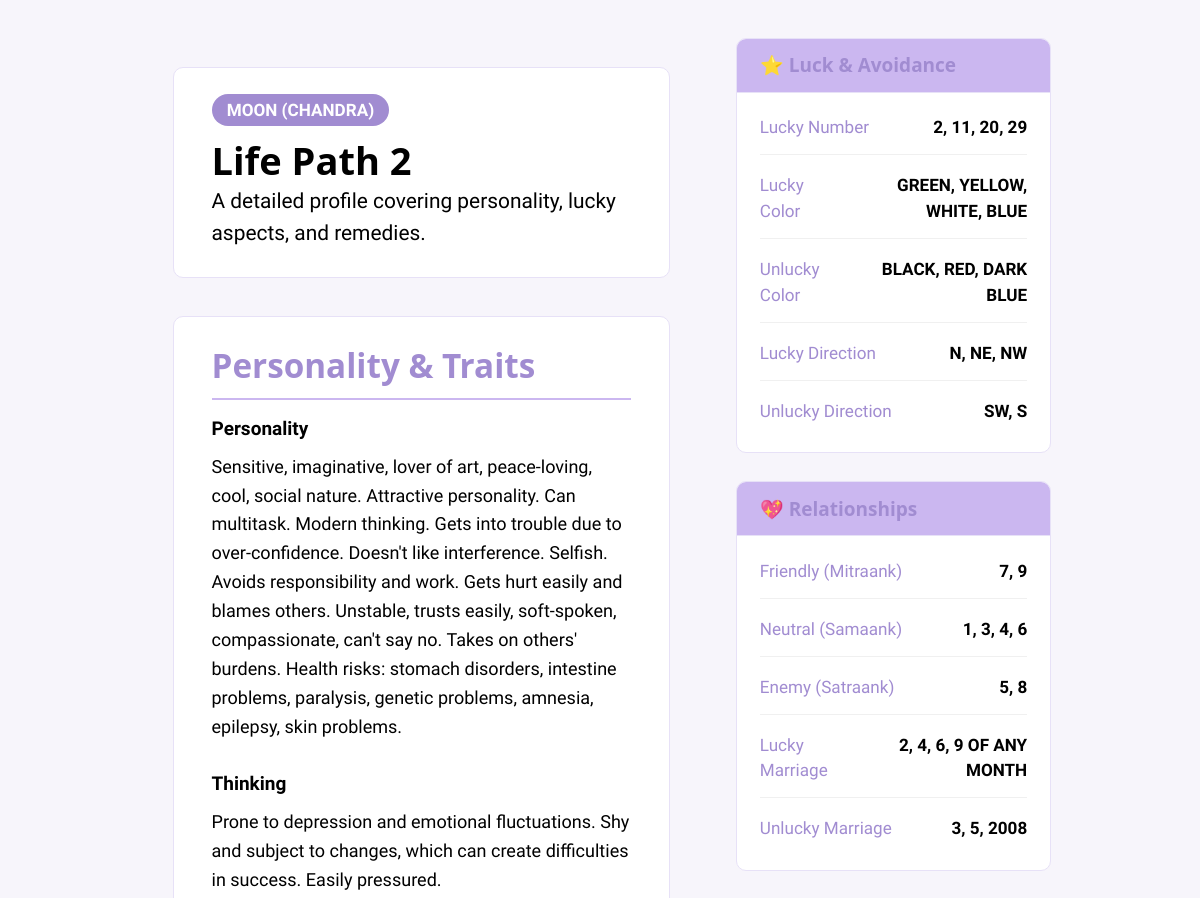
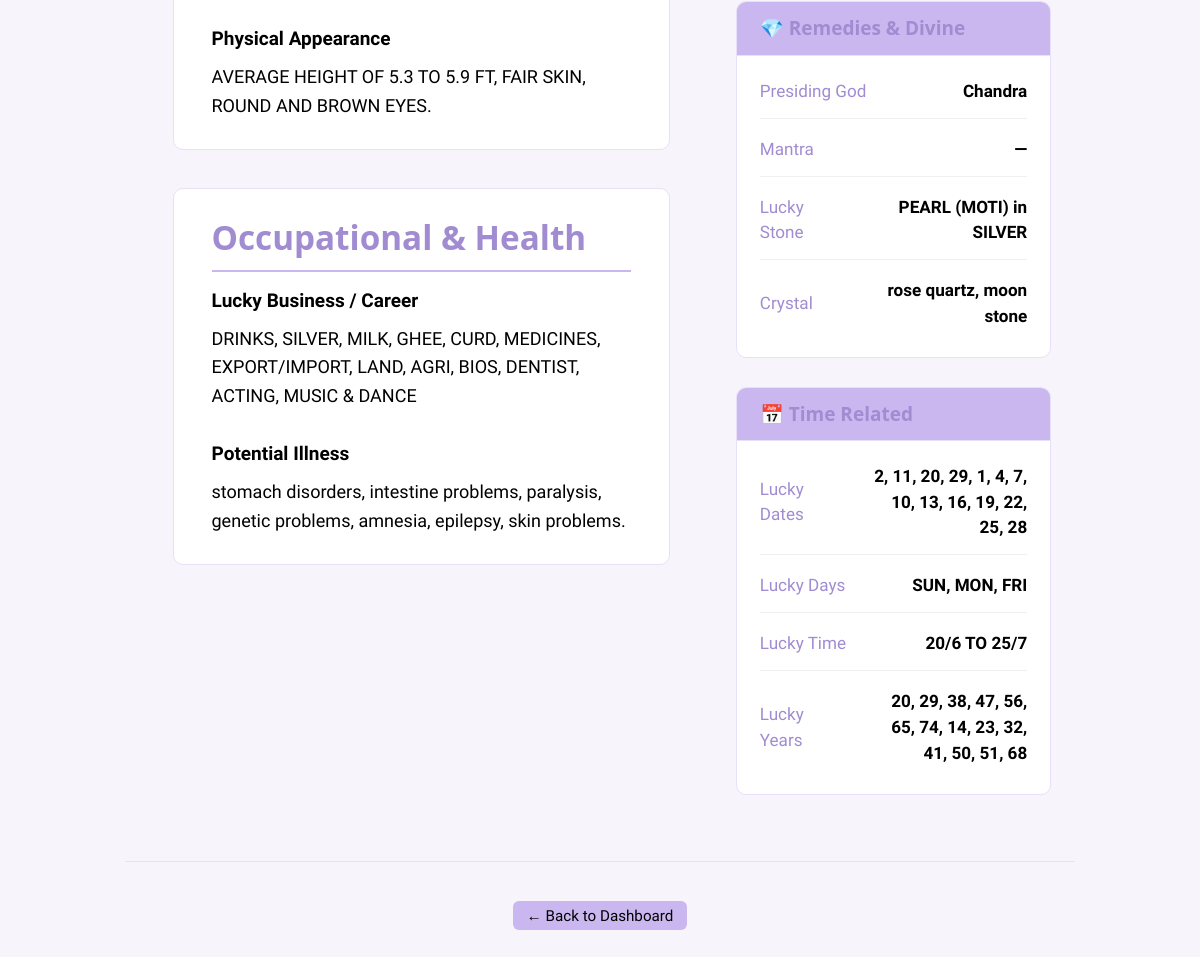
The app's page /numerology/details/life-path/2 (signed in) with its own data (2 pictures, top to bottom).
### numerology_app/models.py (models this page shows)
class LifePath(db.Model):
    __tablename__ = "life_path"
    id = db.Column(db.Integer, primary_key=True)
    number = db.Column(db.String(5), nullable=False, unique=True)
    lucky_date = db.Column(db.String(50))
    lucky_years = db.Column(db.String(100))
    lucky_time = db.Column(db.String(50))
    lucky_days = db.Column(db.String(50))
    lucky_no = db.Column(db.String(10))
    lucky_color = db.Column(db.String(50))
    unlucky_color = db.Column(db.String(50))
    lucky_direction = db.Column(db.String(50))
    unlucky_direction = db.Column(db.String(50))
    lucky_business = db.Column(db.Text)
    lucky_marriage = db.Column(db.Text)
    unlucky_marriage = db.Column(db.Text)
    mitraank = db.Column(db.String(10))
    samaank = db.Column(db.String(10))
    satraank = db.Column(db.String(10))
    personality = db.Column(db.Text)
    height = db.Column(db.String(50))
    thinking = db.Column(db.Text)
    planet = db.Column(db.String(50))
    illness = db.Column(db.Text)
    crystal = db.Column(db.String(50))
    mantra = db.Column(db.String(100))
    stone = db.Column(db.String(50))
    god = db.Column(db.String(50))

### numerology_app/routes/numerology_details.py (the view)
@numerology_details_bp.route("/life-path/<int:number>")
def life_path_detail(number):
    data = LifePath.query.filter_by(number=str(number)).first()
    return render_template("numerology/details/life_path.html", number=number, data=data)

### numerology_app/routes/numerology_details.py (called while the page is built)
@numerology_details_bp.before_request
def require_login():
    if "user" not in session:
        flash("You must be logged in to view this page.", "error")
        return redirect(url_for("auth.login"))

### numerology_app/templates/numerology/details/life_path.html (shortened to what this page needs)
{% extends "base.html" %}
{% block content %}
<div class="profile-container">
  <main class="profile-main">
    <div class="profile-header">
      <span class="planet-badge">{{ data.planet or "Unknown Planet" }}</span>
      <h1>Life Path {{ number }}</h1>
      <p>A detailed profile covering personality, lucky aspects, and remedies.</p>
    </div>
    <section class="profile-section">
      <h2>Personality & Traits</h2>
      <div class="description-block">
        <strong>Personality</strong>
        <p>{{ data.personality or "—" }}</p>
      </div>
      <div class="description-block">
        <strong>Thinking</strong>
        <p>{{ data.thinking or "—" }}</p>
      </div>
       <div class="description-block">
        <strong>Physical Appearance</strong>
        <p>{{ data.height or "—" }}</p>
      </div>
    </section>
    <section class="profile-section">
      <h2>Occupational & Health</h2>
      <div class="description-block">
        <strong>Lucky Business / Career</strong>
        <p>{{ data.lucky_business or "—" }}</p>
      </div>
      <div class="description-block">
        <strong>Potential Illness</strong>
        <p>{{ data.illness or "—" }}</p>
      </div>
    </section>
  </main>
  <aside class="profile-sidebar">
    <div class="sidebar-card">
      <h3>⭐ Luck & Avoidance</h3>
      <ul class="detail-list">
        <li><strong>Lucky Number</strong><span>{{ data.lucky_no or "—" }}</span></li>
        <li><strong>Lucky Color</strong><span>{{ data.lucky_color or "—" }}</span></li>
        <li><strong>Unlucky Color</strong><span>{{ data.unlucky_color or "—" }}</span></li>
        <li><strong>Lucky Direction</strong><span>{{ data.lucky_direction or "—" }}</span></li>
        <li><strong>Unlucky Direction</strong><span>{{ data.unlucky_direction or "—" }}</span></li>
      </ul>
    </div>
    <div class="sidebar-card">
      <h3>💖 Relationships</h3>
      <ul class="detail-list">
        <li><strong>Friendly (Mitraank)</strong><span>{{ data.mitraank or "—" }}</span></li>
        <li><strong>Neutral (Samaank)</strong><span>{{ data.samaank or "—" }}</span></li>
        <li><strong>Enemy (Satraank)</strong><span>{{ data.satraank or "—" }}</span></li>
        <li><strong>Lucky Marriage</strong><span>{{ data.lucky_marriage or "—" }}</span></li>
        <li><strong>Unlucky Marriage</strong><span>{{ data.unlucky_marriage or "—" }}</span></li>
      </ul>
    </div>
    <div class="sidebar-card">
      <h3>💎 Remedies & Divine</h3>
      <ul class="detail-list">
        <li><strong>Presiding God</strong><span>{{ data.god or "—" }}</span></li>
        <li><strong>Mantra</strong><span>{{ data.mantra or "—" }}</span></li>
        <li><strong>Lucky Stone</strong><span>{{ data.stone or "—" }}</span></li>
        <li><strong>Crystal</strong><span>{{ data.crystal or "—" }}</span></li>
      </ul>
    </div>
    <div class="sidebar-card">
      <h3>📅 Time Related</h3>
      <ul class="detail-list">
        <li><strong>Lucky Dates</strong><span>{{ data.lucky_date or "—" }}</span></li>
        <li><strong>Lucky Days</strong><span>{{ data.lucky_days or "—" }}</span></li>
        <li><strong>Lucky Time</strong><span>{{ data.lucky_time or "—" }}</span></li>
        <li><strong>Lucky Years</strong><span>{{ data.lucky_years or "—" }}</span></li>
      </ul>
    </div>
  </aside>
</div>
<footer class="detail-footer">
  <a href="{{ url_for('numerology.numerology_home') }}" class="secondary compact-button">← Back to Dashboard</a>
</footer>
{% endblock %}

### numerology_app/static/css/custom.css (style rules this page uses)
:root { color-scheme: light !important; --pico-background-color: #ffffff !important; --pico-color: #a18cd1 !important; --color-bg: #F7F5FB; --color-surface: #FFFFFF; --color-accent: #A18CD1; --color-accent-light: #CBB7F0; --color-border: #E7E1F7; --color-hover: #917BC5; --color-text: #000000; --radius: 10px; --shadow: 0 2px 8px rgba(0, 0, 0, 0.06); --pico-form-element-background-color: var(--color-surface); --pico-form-element-border-color: var(--color-border); --pico-form-element-color: #333333; }
html, body { height: 100%; background-color: var(--color-bg); font-family: 'Funnel Sans', sans-serif; color: var(--color-text); margin: 0; padding: 0; }
main { width: 100%; padding: 1.5rem; box-sizing: border-box; }
h1, h2, h3, h4 { color: var(--color-accent); font-weight: 600; margin-top: 0; margin-bottom: 0.75rem; }
a { color: var(--color-accent); text-decoration: none; }
button, .compact-button, .secondary { border: none; border-radius: 6px; padding: 0.45rem 0.9rem; font-family: inherit; font-weight: 500; cursor: pointer; transition: all 0.2s ease-in-out; white-space: nowrap; }
.compact-button { background-color: var(--color-accent); color: white; }
.secondary { font-size: 0.8rem; padding: 0.3rem 0.7rem; background-color: var(--color-accent-light); color: var(--color-text); }

### numerology_app/templates/numerology/details/life_path.html (style rules this page uses)
.profile-container { display: flex; flex-wrap: wrap; gap: 2rem; padding: 1rem; max-width: 1400px; margin: 0 auto; align-items: flex-start; }
.profile-main { flex: 2; min-width: 400px; }
.profile-header { background: var(--color-surface); border: 1px solid var(--color-border); border-radius: var(--radius); padding: 1.5rem 2rem; box-shadow: var(--shadow-sm); margin-bottom: 2rem; }
.planet-badge { background-color: var(--color-accent); color: white; padding: 0.3rem 0.8rem; border-radius: 99px; font-size: 0.9rem; font-weight: 600; }
.profile-header h1 { margin-top: 0.75rem; margin-bottom: 0.25rem; color: var(--color-text); }
.profile-header p { color: var(--color-text-secondary); font-size: 1.1rem; margin: 0; }
.profile-section { background: var(--color-surface); border: 1px solid var(--color-border); border-radius: var(--radius); padding: 1.5rem 2rem; box-shadow: var(--shadow-sm); margin-bottom: 2rem; }
.profile-section h2 { margin-top: 0; padding-bottom: 0.75rem; border-bottom: 2px solid var(--color-accent-light); color: var(--color-accent); }
.description-block { margin-bottom: 1.5rem; }
.description-block:last-child { margin-bottom: 0; }
.description-block strong { display: block; margin-bottom: 0.5rem; font-size: 1rem; color: var(--color-text); font-weight: 600; }
.description-block p { margin: 0; font-size: 0.95rem; color: var(--color-text-secondary); line-height: 1.6; white-space: pre-wrap; }
.profile-sidebar { flex: 1; min-width: 320px; position: sticky; top: 1rem; max-height: 95vh; overflow-y: auto; padding-right: 5px; }
.sidebar-card { background: var(--color-surface); border: 1px solid var(--color-border); box-shadow: var(--shadow-sm); border-radius: var(--radius); margin-bottom: 1.5rem; overflow: hidden; }
.sidebar-card h3 { margin: 0; padding: 0.8rem 1.2rem; font-size: 1rem; color: var(--color-accent); background: var(--color-accent-light); border-bottom: 1px solid var(--color-border); }
.detail-list { list-style: none; padding: 0.5rem 1.2rem; margin: 0; }
.detail-list li { display: flex; justify-content: space-between; align-items: center; padding: 0.7rem 0; border-bottom: 1px solid #f0f0f0; font-size: 0.9rem; }
.detail-list li:last-child { border-bottom: none; }
.detail-list li strong { color: var(--color-text-secondary); font-weight: 500; margin-right: 1rem; }
.detail-list li span { text-align: right; color: var(--color-text); font-weight: 600; word-break: break-word; flex-shrink: 0; max-width: 60%; }
.detail-footer { width: 100%; text-align: center; margin-top: 1rem; padding-top: 2rem; border-top: 1px solid var(--color-border); }
.compact-button { margin: 0 0.5rem; }

### records on screen
LifePath: planet "MOON (CHANDRA)", personality "Sensitive, imaginative, lover of art, peace-loving, cool, social nature. Attractive personality. Can multitask. Modern thinking. Gets into trouble due to over-confidence. Doesn't like interference. Selfish. Avoids responsibility and work. Gets hurt easily and blames others. Unstable, trusts easily, soft-spoken, compassionate, can't say no. Takes on others' burdens. Health risks: stomach disorders, intestine problems, paralysis, genetic problems, amnesia, epilepsy, skin problems.", thinking "Prone to depression and emotional fluctuations. Shy and subject to changes, which can create difficulties in success. Easily pressured.", height "AVERAGE HEIGHT OF 5.3 TO 5.9 FT, FAIR SKIN, ROUND AND BROWN EYES.", lucky_business "DRINKS, SILVER, MILK, GHEE, CURD, MEDICINES, EXPORT/IMPORT, LAND, AGRI, BIOS, DENTIST, ACTING, MUSIC & DANCE", illness "stomach disorders, intestine problems, paralysis, genetic problems, amnesia, epilepsy, skin problems.", lucky_no "2, 11, 20, 29", lucky_color "GREEN, YELLOW, WHITE, BLUE", unlucky_color "BLACK, RED, DARK BLUE", lucky_direction "N, NE, NW", unlucky_direction "SW, S", mitraank "7, 9", samaank "1, 3, 4, 6", satraank "5, 8", lucky_marriage "2, 4, 6, 9 OF ANY MONTH", unlucky_marriage "3, 5, 2008", god "Chandra", mantra "—", stone "PEARL (MOTI) in SILVER", crystal "rose quartz, moon stone", lucky_date "2, 11, 20, 29, 1, 4, 7, 10, 13, 16, 19, 22, 25, 28", lucky_days "SUN, MON, FRI", lucky_time "20/6 TO 25/7", lucky_years "20, 29, 38, 47, 56, 65, 74, 14, 23, 32, 41, 50, 51, 68"

### other values on screen
{{ number }} "2"
